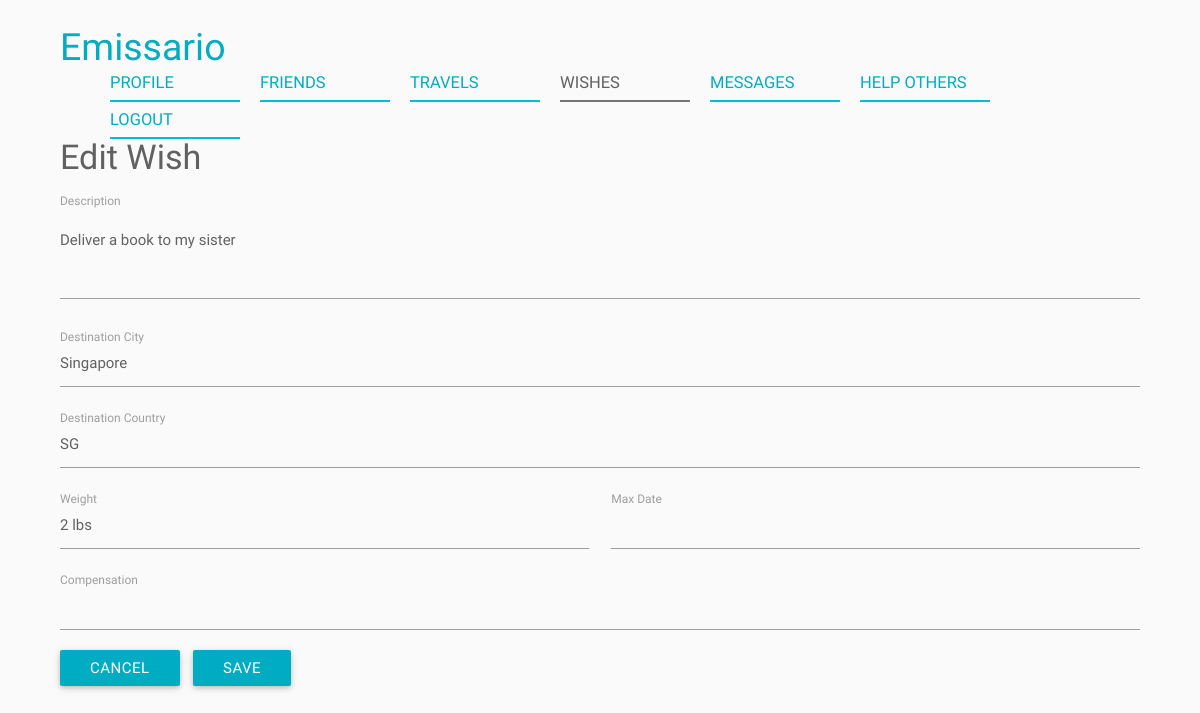
The app's page /index.php/wishes/edit/1 (signed in) with its own data.
### tables this page shows
CREATE TABLE IF NOT EXISTS Wish (
	ID BIGINT NOT NULL AUTO_INCREMENT,
    User_ID BIGINT NOT NULL,
    Description VARCHAR(1000) NOT NULL,
    Image BLOB NULL,
    Weight VARCHAR(50) NULL,
    Destination_City VARCHAR(100) NULL,
    Destination_Country VARCHAR(2) NULL,
    Max_Date DATE NULL,
    Compensation VARCHAR(100) NULL,
    Created_On DATETIME NULL,
    Modified_On DATETIME NULL,
    PRIMARY KEY (ID),
    FOREIGN KEY (User_ID) REFERENCES User (ID)
);

### application/controllers/wishes.php (called while the page is built, shortened)
<?php
class Wishes extends Controller
{
	public function edit($wishID = "")
	{
		$userID = $GLOBALS["helpers"]->siteHelper->getSession("userID");
		$wish = $this->beans->wishService->getWish($wishID, $userID);
		require APP . 'views/_templates/header.php';
		require APP . 'views/wishes/edit.php';
		require APP . 'views/_templates/footer.php';
	}
}

### index.php (called while the page is built, shortened)
<?php
require APP . '/core/controller.php';
$app = new Application();

### application/core/controller.php (called while the page is built, shortened)
<?php
class Controller
{
    function __construct()
    {
    	$this->beans = new stdClass();
    }
    private function loadModels()
    {
    	require APP . '/core/model.php';
    	require APP . '/models/wishModel.php';
    }
    private function loadServices()
    {
    	require APP . '/core/service.php';
    	require APP . '/services/wishService.php';
    }
}

### application/core/service.php (called while the page is built)
<?php
class Service
{
	function __construct($beans)
	{
		$this->beans = $beans;
	}
}

### application/core/model.php (called while the page is built)
<?php
class Model
{
	function __construct($db)
	{
		try {
			$this->db = $db;
		} catch (PDOException $e) {
			exit('Database connection could not be established.');
		}
	}
}

### application/models/wishModel.php (called while the page is built, shortened)
<?php
class WishModel extends Model
{
	public function getWish($wishID, $userID = "")
	{
		$sql = "SELECT *, DATE_FORMAT(Max_Date, '%m/%d/%Y') AS Formatted_Max_Date
				FROM Wish
				WHERE Wish.ID = :wish_id";
		if (is_numeric($userID)) {
			$sql .= " AND Wish.User_ID = :user_id";
		}
		$parameters = array(':wish_id' => $wishID);
		if (is_numeric($userID)) {
			$parameters[":user_id"] = $userID;
		}
		return $GLOBALS["helpers"]->queryHelper->getSingleRowObject($this->db, $sql, $parameters);
	}
}

### application/helpers/queryHelper.php (called while the page is built, shortened)
<?php
class QueryHelper
{
	public function getSingleRowObject($db, $sql, $parameters) {
		$query = $db->prepare($sql);
		$query->execute($parameters);
		$result = $query->fetch();
		return $result;
	}
}

### application/services/wishService.php (called while the page is built, shortened)
<?php
class WishService extends Service
{
	public function getWish($wishID, $userID = "")
	{
		return $this->beans->wishModel->getWish($wishID, $userID);
	}
}

### application/views/wishes/edit.php (the view, shortened to what this page needs)
<?php if (!$this) { exit(header('HTTP/1.0 403 Forbidden')); }
if (is_numeric($wishID))
{
	$title = "Edit Wish";
}
else
{
	$title = "New Wish";
	$cancelURL = URL_WITH_INDEX_FILE . "wishes";
}
?>
<div class="container">
	<h4><?php echo $title; ?></h4>
	<form id="form" method="post" action="<?php echo URL_WITH_INDEX_FILE; ?>wishes/save" class="col s12" novalidate="novalidate">
		<div class="row">
			<div class="input-field col s12">
				<textarea id="description" name="description" class="materialize-textarea validate" required aria-required="true" placeholder=""><?php echo $wish->Description ?></textarea>
				<label for="description">Description</label>
			</div>
		</div>
		<div class="row">
			<div class="input-field col s12">
				<input type="text" id="destinationCity" name="destinationCity" value="<?php echo $wish->Destination_City ?>" placeholder="" />
				<label for="destinationCity">Destination City</label>
			</div>
		</div>
		<div class="row">
			<div class="input-field col s12">
				<input type="text" id="destinationCountry" name="destinationCountry" value="<?php echo $wish->Destination_Country ?>" placeholder="" />
				<label for="destinationCountry">Destination Country</label>
			</div>
		</div>
		<div class="row">
			<div class="input-field col s6">
				<input type="text" id="weight" name="weight" value="<?php echo $wish->Weight ?>" placeholder="" />
				<label for="weight">Weight</label>
			</div>
			<div class="input-field col s6">
				<input type="text" id="maxDate" name="maxDate" value="<?php echo $wish->Formatted_Max_Date ?>" class="datepicker validate" placeholder="" />
				<label for="maxDate">Max Date</label>
			</div>
		</div>
		<div class="row">
			<div class="input-field col s12">
				<input type="text" id="compensation" name="compensation" value="<?php echo $wish->Compensation ?>" placeholder="" />
				<label for="compensation">Compensation</label>
			</div>
		</div>
		<a id="cancel" class="btn waves-effect waves-light">Cancel</a>
		<button type="submit" class="btn waves-effect waves-light" name="action">Save</button>
	</form>
</div>

### records on screen
wish: description "Deliver a book to my sister", destinationCity "Singapore", destinationCountry "SG", weight "2 lbs"

### other values on screen
$viewTitle "PROFILE"
$viewTitle "FRIENDS"
$viewTitle "TRAVELS"
$viewTitle "WISHES"
$viewTitle "MESSAGES"
$viewTitle "HELP OTHERS"
$title "Edit Wish"
